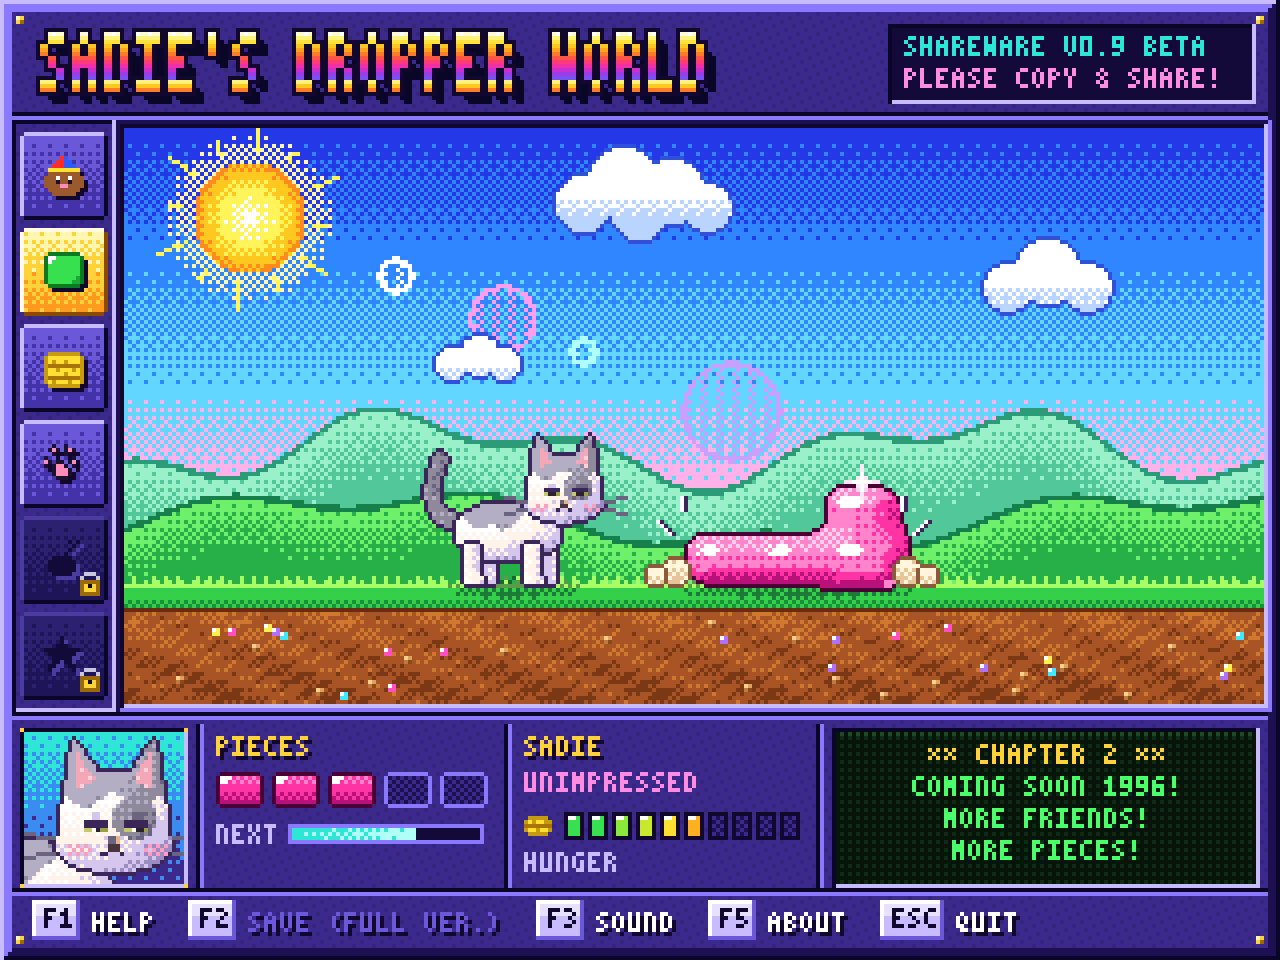

Generate this figure with Python:
# Still mock-up 2 of the 90s style (the approved one): Sadie + a landed jelly piece inside a
# home-made DOS-game interface. See docs/dropper-world/ART_STYLE.md for the rules this follows.
# Drawn at 320x240 with a small palette and ordered dithering, then scaled up with hard pixels.
# Run: pip install pillow, then python3 art/90s-style/mockup-2.py
import math
from PIL import Image

W, H = 320, 240
SCALE = 4
OUT = __file__.replace('.py', '.png')
img = [[(255, 0, 255)] * W for _ in range(H)]

def hx(s):
    s = s.lstrip('#'); return tuple(int(s[i:i + 2], 16) for i in (0, 2, 4))

BAYER = [[0, 8, 2, 10], [12, 4, 14, 6], [3, 11, 1, 9], [15, 7, 13, 5]]
def thr(x, y): return (BAYER[y & 3][x & 3] + 0.5) / 16

def put(x, y, c):
    if 0 <= x < W and 0 <= y < H: img[y][x] = hx(c) if isinstance(c, str) else c

def get(x, y): return img[y][x]

def dmix(x, y, a, b, t):  # ordered-dither between two colours
    return b if t > thr(x, y) else a

def ramp(x, y, stops, t):  # stops: [(pos, colour)], dithered between neighbours
    t = max(0.0, min(1.0, t))
    for (p0, c0), (p1, c1) in zip(stops, stops[1:]):
        if t <= p1:
            return dmix(x, y, c0, c1, (t - p0) / (p1 - p0) if p1 > p0 else 0)
    return stops[-1][1]

def tone(x, y, tones, v):  # v in 0..len-1, dithered between tone steps
    v = max(0.0, min(len(tones) - 1.001, v))
    i = int(v); return dmix(x, y, tones[i], tones[i + 1], v - i)

def rect(x0, y0, x1, y1, c):
    for y in range(y0, y1 + 1):
        for x in range(x0, x1 + 1): put(x, y, c)

def bevel(x0, y0, x1, y1, raised=True, face='#c0c0c0', thick=1):
    rect(x0, y0, x1, y1, face)
    hi, lo = ('#ffffff', '#404040') if raised else ('#404040', '#ffffff')
    mid = '#808080'
    for i in range(thick):
        for x in range(x0 + i, x1 - i + 1): put(x, y0 + i, hi); put(x, y1 - i, lo if i == 0 else mid)
        for y in range(y0 + i, y1 - i + 1): put(x0 + i, y, hi); put(x1 - i, y, lo if i == 0 else mid)

# ---------- tiny 3x5 font ----------
FONT = {
 'A': '010101111101101', 'B': '110101110101110', 'C': '011100100100011', 'D': '110101101101110',
 'E': '111100110100111', 'F': '111100110100100', 'G': '011100101101011', 'H': '101101111101101',
 'I': '111010010010111', 'J': '001001001101010', 'K': '101101110101101', 'L': '100100100100111',
 'M': '101111111101101', 'N': '110101101101101', 'O': '010101101101010', 'P': '110101110100100',
 'Q': '010101101110011', 'R': '110101110101101', 'S': '011100010001110', 'T': '111010010010010',
 'U': '101101101101111', 'V': '101101101101010', 'W': '101101111111101', 'X': '101101010101101',
 'Y': '101101010010010', 'Z': '111001010100111', '0': '111101101101111', '1': '010110010010111',
 '2': '110001010100111', '3': '110001010001110', '4': '101101111001001', '5': '111100110001110',
 '6': '011100111101111', '7': '111001010010010', '8': '111101111101111', '9': '111101111001110',
 '.': '000000000000010', '!': '010010010000010', "'": '010010000000000', '(': '001010010010001',
 ')': '100010010010100', '-': '000000111000000', '$': '011110010011110', ':': '000010000010000',
 '?': '110001010000010', '/': '001001010100100', ' ': '000000000000000', '&': '010101010101011', '*': '000101010101000',
}
def text(x, y, s, c, shadow=None, s2=1):
    for ch in s:
        g = FONT[ch]
        for j in range(5):
            for i in range(3):
                if g[j * 3 + i] == '1':
                    for a in range(s2):
                        for b in range(s2):
                            if shadow: put(x + i * s2 + a + 1, y + j * s2 + b + 1, shadow)
                            put(x + i * s2 + a, y + j * s2 + b, c)
        x += 4 * s2
def text_w(s, s2=1): return len(s) * 4 * s2 - s2

# ---------- home-made DOS chrome: candy-purple panels, gold rivets, raster-bar logo ----------
FACE, FACE2, HI, HI2, LO, LO2, GOLD = '#3b2a8c', '#34257e', '#8a78ff', '#c8bcff', '#1c1050', '#0a0628', '#ffd23a'
def panel(x0, y0, x1, y1, raised=True, thick=2, face=None):
    for y in range(y0, y1 + 1):
        for x in range(x0, x1 + 1):
            put(x, y, face or (FACE2 if (x + 2 * y) % 5 == 0 else FACE))  # faint woven texture
    rings = [(HI2, LO2), (HI, LO)] if raised else [(LO2, HI2), (LO, HI)]
    for i in range(thick):
        a, b = rings[min(i, 1)]
        for x in range(x0 + i, x1 - i + 1): put(x, y0 + i, a); put(x, y1 - i, b)
        for y in range(y0 + i, y1 - i + 1): put(x0 + i, y, a); put(x1 - i, y, b)
def rivet(x, y):
    put(x, y, '#fff6b0'); put(x + 1, y, GOLD); put(x, y + 1, GOLD); put(x + 1, y + 1, '#9a6a08')
def groove_v(x, y0, y1):
    for y in range(y0, y1 + 1): put(x, y, LO2); put(x + 1, y, HI)
def groove_h(x0, x1, y):
    for x in range(x0, x1 + 1): put(x, y, LO2); put(x, y + 1, HI)

panel(0, 0, W - 1, H - 1, True, 3)
for (x, y) in ((4, 4), (W - 6, 4), (4, H - 6), (W - 6, H - 6)):
    rivet(x, y)

LOGO_ROWS = ['#fffbd0', '#fff27a', '#ffe23a', '#ffc81e', '#ffa41e', '#ff7a2a', '#ff5446', '#ff3a78',
             '#f030a8', '#c830d0', '#9a3ce8', '#7a52f4', '#fff27a', '#ffc81e', '#ff7a2a']
def logo(x, y, s, sx=2, sy=3):
    lit = {}
    cx = x
    for ch in s:
        g = FONT[ch]
        for j in range(5):
            for i in range(3):
                if g[j * 3 + i] == '1':
                    for a in range(sx):
                        for b in range(sy): lit[(cx + i * sx + a, y + j * sy + b)] = j * sy + b
        cx += 4 * sx
    for (px, py) in lit:  # hard drop shadow
        for d in (1, 2, 3): put(px + d, py + d, LO2)
    for (px, py) in lit:  # thick outline
        for dx in (-1, 0, 1):
            for dy in (-1, 0, 1):
                if (px + dx, py + dy) not in lit: put(px + dx, py + dy, '#12082e')
    for (px, py), row in lit.items():  # copper-bar gradient, one colour per scanline
        put(px, py, LOGO_ROWS[row])
    for (px, py), row in lit.items():  # a chrome glint on the top edge of each letter
        if (px, py - 1) not in lit and row < 3 and (px + py) % 3 == 0: put(px, py, '#ffffff')
logo(10, 8, "SADIE'S DROPPER WORLD")
panel(222, 6, 313, 25, False, 1, '#140a3a')
text(226, 9, 'SHAREWARE V0.9 BETA', '#2ee6d6')
text(226, 17, 'PLEASE COPY & SHARE!', '#ff8ce0')
groove_h(3, W - 4, 28)

# ---------- scene ----------
SX0, SY0, SX1, SY1 = 31, 32, 315, 175
GROUND = 146  # top of grass (absolute y)

def in_scene(x, y): return SX0 <= x <= SX1 and SY0 <= y <= SY1

sky = [(0, '#2438e8'), (0.3, '#2f86ff'), (0.62, '#62d6ff'), (0.86, '#ffb2ea'), (1, '#ffe6a6')]
for y in range(SY0, GROUND):
    for x in range(SX0, SX1 + 1):
        put(x, y, ramp(x, y, sky, (y - SY0) / (GROUND - SY0 - 10)))

# sun + lens flare (a late-90s effect in an early-90s sky)
sunx, suny = 62, 54
for y in range(SY0, GROUND):
    for x in range(SX0, SX1 + 1):
        d = math.hypot(x - sunx, y - suny)
        if d < 14: put(x, y, ramp(x, y, [(0, '#ffffff'), (0.45, '#fff45a'), (0.8, '#ffc81e'), (1, '#ff8a1e')], d / 14))
        elif d < 22 and (x + y) % 2 == 0 and thr(x, y) < (22 - d) / 10: put(x, y, '#fff6b0')
for k in range(12):  # chunky rays
    a = k * math.pi / 6 + 0.12
    for r in range(17, 25 if k % 2 else 21):
        put(int(sunx + math.cos(a) * r), int(suny + math.sin(a) * r), '#fff45a')
fl_dx, fl_dy = 230 - sunx, GROUND - 24 - suny
for t, r, col in [(0.22, 4, '#ffffff'), (0.38, 8, '#ff9ef0'), (0.5, 3, '#b0ffff'), (0.72, 12, '#c8a0ff')]:
    cx, cy = sunx + fl_dx * t, suny + fl_dy * t
    for y in range(int(cy - r - 1), int(cy + r + 2)):
        for x in range(int(cx - r - 1), int(cx + r + 2)):
            d = math.hypot(x + 0.5 - cx, y + 0.5 - cy)
            if in_scene(x, y) and y < GROUND - 1:
                if abs(d - r) < 0.6: put(x, y, col)
                elif d < r and (x + y) % 2 == 0 and (x // 2 + y) % 2 == 0: put(x, y, col)

# clouds: lumpy, outlined, dither-shaded underneath
def cloud(cx, cy, puffs):
    mask = set()
    for dx, dy, r in puffs:
        for y in range(int(cy + dy - r - 1), int(cy + dy + r + 2)):
            for x in range(int(cx + dx - r - 1), int(cx + dx + r + 2)):
                if math.hypot(x + 0.5 - cx - dx, y + 0.5 - cy - dy) < r: mask.add((x, y))
    for (x, y) in mask:
        put(x, y, ramp(x, y, [(0, '#ffffff'), (0.55, '#ffffff'), (1, '#b8d4ff')], (y - cy + 6) / 12))
    for (x, y) in mask:
        for nx, ny in ((x + 1, y), (x - 1, y), (x, y + 1), (x, y - 1)):
            if (nx, ny) not in mask and in_scene(nx, ny): put(nx, ny, '#3050d8')
cloud(160, 48, [(-14, 3, 7), (-4, -2, 9), (8, 0, 8), (17, 4, 6), (0, 5, 7)])
cloud(262, 70, [(-10, 2, 6), (0, -2, 8), (10, 2, 6)])
cloud(118, 90, [(-5, 1, 4), (2, -1, 5), (8, 1, 4)])

# rolling hills, far then near
for x in range(SX0, SX1 + 1):
    far = GROUND - 34 + 7 * math.sin(x * 0.045) + 4 * math.sin(x * 0.11 + 1)
    near = GROUND - 16 + 6 * math.sin(x * 0.03 + 2) + 3 * math.sin(x * 0.09)
    for y in range(int(far), GROUND):
        put(x, y, ramp(x, y, [(0, '#9af0c8'), (1, '#52c89a')], (y - far) / 18) if y > far + 0.5 else '#2c9c78')
    for y in range(int(near), GROUND):
        put(x, y, ramp(x, y, [(0, '#6ef06a'), (1, '#28b048')], (y - near) / 14) if y > near + 0.5 else '#16804a')

# grass + dirt with candy bits (the candy bedrock, deep down)
for x in range(SX0, SX1 + 1):
    tuft = 2 if (x * 7 % 11) < 3 else (1 if x % 3 == 0 else 0)
    for y in range(GROUND - tuft, GROUND):
        put(x, y, '#a8ff64')
    for y in range(GROUND, SY1 + 1):
        dy = y - GROUND
        if dy == 0: c = '#a8ff64'
        elif dy < 4: c = '#34d04a'
        elif dy < 6: c = dmix(x, y, '#34d04a', '#18903a', 0.5)
        elif dy == 6: c = '#6a2c10'
        else:
            n = (math.sin(x * 0.7 + y * 1.3) + math.sin(x * 0.23 - y * 0.5)) * 0.25 + 0.5
            c = ramp(x, y, [(0, '#d0782e'), (0.6, '#a85424'), (1, '#7a3814')], n * 0.6 + dy / 60)
        put(x, y, c)
import random
random.seed(7)
for _ in range(38):
    x, y = random.randint(SX0 + 2, SX1 - 3), random.randint(GROUND + 9, SY1 - 2)
    kind = random.random()
    if kind < 0.5:  # pebble
        put(x, y, '#ffd08a'); put(x + 1, y, '#e0a060'); put(x, y + 1, '#c07a40'); put(x + 1, y + 1, '#8a4a1c')
    else:  # candy speck
        col = random.choice(['#ff4fc0', '#40e8ff', '#fff050', '#b070ff'])
        put(x, y, '#ffffff'); put(x + 1, y, col); put(x, y + 1, col); put(x + 1, y + 1, col)

# ---------- sprites (drawn into a label map, then outlined and shaded) ----------
L3 = (-0.45, -0.75, 0.5); _l = math.sqrt(sum(v * v for v in L3)); L3 = tuple(v / _l for v in L3)
def light(nx, ny, nz):
    return nx * L3[0] + ny * L3[1] + nz * L3[2]
def ell_n(x, y, cx, cy, rx, ry):
    nx, ny = (x - cx) / rx, (y - cy) / ry
    nz = math.sqrt(max(0.0, 1 - nx * nx - ny * ny)); return nx, ny, nz

def shadow_ellipse(cx, cy, rx, ry):
    for y in range(int(cy - ry), int(cy + ry) + 1):
        for x in range(int(cx - rx), int(cx + rx) + 1):
            e = ((x + 0.5 - cx) / rx) ** 2 + ((y + 0.5 - cy) / ry) ** 2
            if e < 1 and thr(x, y) < 0.55 * (1 - e) + 0.25:
                r, g, b = get(x, y); put(x, y, (int(r * 0.55), int(g * 0.6), int(b * 0.75)))

def outline(sprite, ink, clip=None):
    clip = clip or in_scene
    # sprite: {(x,y): (group, colour)}. Outer outline outside; inner lines on the back part.
    out = {}
    for (x, y), (g, c) in sprite.items():
        for nx, ny in ((x + 1, y), (x - 1, y), (x, y + 1), (x, y - 1)):
            o = sprite.get((nx, ny))
            if o is None: out[(nx, ny)] = ink
            elif o[0] > g: out[(x, y)] = ink
    for (x, y), (g, c) in sprite.items():
        if (x, y) not in out and clip(x, y): put(x, y, c)
    for (x, y), c in out.items():
        if clip(x, y): put(x, y, c)

# --- Sadie (white dilute calico, grey cap/back patch/eye patch, split nose, unimpressed) ---
WHITE = ['#9c8cc4', '#d4c6ec', '#fff3ea', '#ffffff']
GRAY = ['#4a4462', '#6a6480', '#8f8a9b', '#b4aec4']
PINK = ['#c87898', '#f4a7b6', '#ffd0dc']
INK = '#3a2658'

def tri(p, a, b, c):
    def s(p1, p2, p3): return (p1[0] - p3[0]) * (p2[1] - p3[1]) - (p2[0] - p3[0]) * (p1[1] - p3[1])
    d1, d2, d3 = s(p, a, b), s(p, b, c), s(p, c, a)
    return not ((d1 < 0 or d2 < 0 or d3 < 0) and (d1 > 0 or d2 > 0 or d3 > 0))

def build_sadie(OX, OY, S=1):
    sad = {}
    def sp(x, y, g, c): sad[(OX + x, OY + y)] = (g, c)
    def spd(x, y, g, c):  # a detail pixel at base size, stretched to S
        for fy in range(round(y * S), round((y + 1) * S)):
            for fx in range(round(x * S), round((x + 1) * S)):
                cc = c
                if c == 'BLUSH':
                    if (OX + fx + OY + fy) % 2: continue
                    cc = '#ff9cc0'
                sad[(OX + fx, OY + fy)] = (g, cc)
    for y in range(int(-42 * S), int(S) + 1):
        for x in range(int(-26 * S), int(26 * S)):
            px, py = (x + 0.5) / S, (y + 0.5) / S
            X, Y = OX + x, OY + y
            # tail (group 0): curls up behind her
            for i in range(24):
                t = i / 23
                bx = (1 - t) ** 2 * -11 + 2 * (1 - t) * t * -24 + t * t * -18
                by = (1 - t) ** 2 * -15 + 2 * (1 - t) * t * -16 + t * t * -31
                if math.hypot(px - bx, py - by) < 2.1 - 0.4 * t:
                    sp(x, y, 0, tone(X, Y, GRAY, 1.6 + 0.8 * (1 - t) * 0 + (0.6 if px - bx < 0 else 0)))
                    break
            # far legs (group 1), shaded darker
            for lx in (-6, 9):
                if abs(px - lx) < 2.1 and -9 < py <= 0: sp(x, y, 1, tone(X, Y, WHITE, 1.1 + 0.2 * (px - lx)))
            # body (group 2)
            e = ((px + 1) / 13.5) ** 2 + ((py + 13) / 7.5) ** 2
            if e < 1:
                n = ell_n(px, py, -1, -13, 13.5, 7.5)
                v = 1.5 + 1.9 * light(*n)
                patch = ((px + 5) / 8.5) ** 2 + ((py + 18.5 + 0.8 * math.sin(px * 0.9)) / 4.6) ** 2 < 1
                sp(x, y, 2, tone(X, Y, GRAY if patch else WHITE, v))
            # near legs + paws (group 3)
            for lx in (-10, 5):
                if (abs(px - lx) < 2.2 and -10 < py <= -1) or (((px - lx - 0.6) / 2.9) ** 2 + ((py + 1.2) / 1.6) ** 2 < 1):
                    sp(x, y, 3, tone(X, Y, WHITE, 1.9 - 0.35 * (px - lx) + (0.4 if py > -3 else 0)))
            # head + ears (group 4): face always toward the viewer
            hcx, hcy = 13, -24
            head = ((px - hcx) / 9.2) ** 2 + ((py - hcy) / 8) ** 2 < 1 or ((px - hcx) / 10) ** 2 + ((py + 20) / 4.6) ** 2 < 1
            earL, earR = ((4.5, -27), (6, -38), (11.5, -30.5)), ((14.5, -30.5), (20, -38), (21.5, -27))
            inL = tri((px, py), (6.5, -29), (7, -35), (10, -30.5))
            inR = tri((px, py), (16, -30.5), (19, -35), (19.5, -29))
            if head or tri((px, py), *earL) or tri((px, py), *earR):
                n = ell_n(px, py, hcx, hcy - 1, 11, 11)
                v = 1.4 + 2.0 * light(*n)
                cap = py < -27.2 + 1.3 * math.sin((px - 6) * 0.7) or not head
                patch = ((px - 16.4) / 3.9) ** 2 + ((py + 24.2) / 3.4) ** 2 < 1
                if inL or inR: c = tone(X, Y, PINK, 1.2 - (0.3 if py < -33 else 0))
                else: c = tone(X, Y, GRAY if (cap or patch) else WHITE, v)
                sp(x, y, 4, c)

    # face details
    for (ex, ey) in ((8, -24), (15, -24)):
        for i in range(4):
            spd(ex + i, ey, 4, INK)                          # heavy upper lid: half-lidded stare
        spd(ex, ey + 1, 4, '#c4c96a'); spd(ex + 1, ey + 1, 4, '#2b2233')
        spd(ex + 2, ey + 1, 4, '#2b2233'); spd(ex + 3, ey + 1, 4, '#9aa048')
        spd(ex + 1, ey - 1, 4, tone(OX + ex, OY + ey, GRAY if ex > 12 else WHITE, 1.2))  # lid fur
        spd(ex + 2, ey - 1, 4, tone(OX + ex, OY + ey, GRAY if ex > 12 else WHITE, 1.2))
    spd(12, -21, 4, '#6a6480'); spd(13, -21, 4, '#e7b688')    # nose, split grey and tan
    spd(12, -20, 4, '#4a3440'); spd(13, -20, 4, '#4a3440')
    spd(11, -19, 4, INK); spd(14, -19, 4, INK)                 # flat little "w" mouth
    for (bx, by) in ((6, -20), (19, -20)):                   # cheek blush, checker dithered
        for dx in range(-1, 3):
            for dy in range(0, 2):
                spd(bx + dx, by + dy, 4, 'BLUSH')
    if S > 1:  # at portrait size there's room for a catchlight
        for (ex, ey) in ((8, -24), (15, -24)): sad[(OX + round((ex + 1) * S), OY + round((ey + 1) * S))] = (4, '#ffffff')
    return sad

def whiskers(OX, OY, S, clip):
    for (ax, ay, bx2, by2) in ((3, -21, -2, -22), (3, -19, -2, -18), (23, -21, 28, -22), (23, -19, 28, -18)):
        n = int(6 * S)
        for i in range(n):
            t = i / (n - 1)
            x, y = OX + round((ax + (bx2 - ax) * t) * S), OY + round((ay + (by2 - ay) * t) * S)
            if clip(x, y): put(x, y, '#6a6480')

SX, SY = 128, GROUND  # her feet
sad = build_sadie(SX, SY)
shadow_ellipse(SX + 1, SY + 1, 17, 3)
outline(sad, INK)
whiskers(SX, SY, 1, in_scene)

# --- jelly piece: an L piece, just landed and squished wide ---
JEL = ['#6a0048', '#b8127a', '#ff34a4', '#ff84cc', '#ffd0ec']
JINK = '#4a0036'
CELL = 15
BX, BY = 176, GROUND  # left edge of piece, sitting on the ground
cells = [(0, 0), (1, 0), (2, 0), (2, 1)]  # (col, row-up)
def sd_box(px, py, cx, cy, h, r):
    qx, qy = abs(px - cx) - h + r, abs(py - cy) - h + r
    return math.hypot(max(qx, 0), max(qy, 0)) + min(max(qx, qy), 0) - r
def sd_rect(px, py, cx, cy, hx_, hy_):
    qx, qy = abs(px - cx) - hx_, abs(py - cy) - hy_
    return math.hypot(max(qx, 0), max(qy, 0)) + min(max(qx, qy), 0)
def smin(a, b, k):
    h = max(k - abs(a - b), 0) / k; return min(a, b) - h * h * k * 0.25
HW = 3 * CELL / 2
def jelly_sd(px, py):
    # undo the squash: wider and shorter, bulging most at mid-height
    hgt = (BY - py) / (2 * CELL * 0.8)
    sx = 1.12 + 0.07 * math.sin(math.pi * max(0, min(1, hgt)))
    ux = (px - (BX + HW)) / sx + HW
    uy = (BY - py) / 0.8
    R = 4.5  # one gummy shape: sharp bars shrunk by R, filleted together, then puffed back out
    bar = sd_rect(ux, uy, 1.5 * CELL, CELL / 2, 1.5 * CELL - R, CELL / 2 - R)
    col = sd_rect(ux, uy, 2.5 * CELL, CELL, CELL / 2 - R, CELL - R)
    return smin(bar, col, 7) - R
jel = {}
for y in range(BY - 30, BY + 1):
    for x in range(BX - 8, BX + 60):
        px, py = x + 0.5, y + 0.5
        d = jelly_sd(px, py)
        if d < 0:
            e = 0.6
            gx = (jelly_sd(px + e, py) - jelly_sd(px - e, py)) / (2 * e)
            gy = (jelly_sd(px, py + e) - jelly_sd(px, py - e)) / (2 * e)
            gl = math.hypot(gx, gy) or 1
            depth = min(1, -d / 5.5)
            nz = depth; s = math.sqrt(max(0, 1 - nz * nz))
            n = (gx / gl * s, gy / gl * s, nz)
            v = 2.0 + 1.6 * light(*n)
            if -d < 1.8 and gx > 0.3 and gy > 0.3: v = 3.0  # glossy rim light, bottom-right
            jel[(x, y)] = (0, tone(x, y, JEL, v))
shadow_ellipse(BX + HW + 1, BY + 1, 33, 3)
outline(jel, JINK)
# gummy shine per block (solid core, dithered falloff) + one sparkle
def squashed(cx_u, cy_u):
    hgt = cy_u / (2 * CELL)
    sx = 1.12 + 0.07 * math.sin(math.pi * max(0, min(1, hgt)))
    return BX + HW + (cx_u - HW) * sx, BY - cy_u * 0.8
for (c, r) in cells:
    sx_, sy_ = squashed(c * CELL + 4.5, r * CELL + CELL - 4.5)
    for y in range(int(sy_ - 3), int(sy_ + 3)):
        for x in range(int(sx_ - 4), int(sx_ + 5)):
            e = ((x + 0.5 - sx_) / 3.6) ** 2 + ((y + 0.5 - sy_) / 1.9) ** 2
            if e < 0.45: put(x, y, '#ffffff')
            elif e < 1 and thr(x, y) < 0.5: put(x, y, '#ffffff')
spx, spy = squashed(2 * CELL + 5, 2 * CELL - 3)
spx, spy = int(spx) + 3, int(spy) - 4
for i in range(-4, 5):
    c = '#ffffff' if abs(i) < 3 else '#ffe6f6'
    put(spx + i, spy, c); put(spx, spy + i, c)
put(spx - 1, spy - 1, '#ffe6f6'); put(spx + 1, spy + 1, '#ffe6f6'); put(spx + 1, spy - 1, '#ffe6f6'); put(spx - 1, spy + 1, '#ffe6f6')

# impact: dust puffs at the base and "boing" marks
def puff(cx, cy, r):
    m = {}
    for y in range(int(cy - r - 1), int(cy + r + 1)):
        for x in range(int(cx - r - 1), int(cx + r + 1)):
            d = math.hypot(x + 0.5 - cx, y + 0.5 - cy)
            if d < r: m[(x, y)] = (0, dmix(x, y, '#fff6dc', '#e8c49a', (y - cy + r) / (2 * r)))
    outline(m, '#8a5a3a')
lx0, rx0 = int(squashed(0, 0)[0]), int(squashed(3 * CELL, 0)[0])
for (cx, cy, r) in ((lx0 - 4, GROUND - 3, 3.2), (lx0 - 9, GROUND - 2, 2.2), (rx0 + 4, GROUND - 3, 3.2), (rx0 + 9, GROUND - 2, 2.4)):
    puff(cx, cy, r)
for (x0, y0, dx, dy) in ((lx0 - 6, GROUND - 13, -1, -1), (lx0 - 3, GROUND - 19, 0, -1), (rx0 + 5, GROUND - 13, 1, -1), (rx0 + 2, GROUND - 19, 0, -1)):
    for i in range(4): put(x0 + dx * i, y0 + dy * i, '#ffffff'); put(x0 + dx * i + 1, y0 + dy * i, INK)

# sunken border round the scene
for x in range(SX0 - 1, SX1 + 2): put(x, SY0 - 1, '#12082e'); put(x, SY1 + 1, HI2)
for y in range(SY0 - 1, SY1 + 2): put(SX0 - 1, y, '#12082e'); put(SX1 + 1, y, HI2)
for x in range(SX0 - 2, SX1 + 3): put(x, SY0 - 2, LO); put(x, SY1 + 2, HI)
for y in range(SY0 - 2, SY1 + 3): put(SX0 - 2, y, LO); put(SX1 + 2, y, HI)

# ---------- stamp toolbar: chunky home-made buttons (two locked: "full version only") ----------
ICONS = {
 'mole': ['....RB....', '...RRBB...', '..RRRBBB..', '.YYYYYYYY.', '.bbbbbbbb.', 'bbbwbbwbbb',
          'bbbkbbkbbb', 'bbbbppbbbb', '.bbbbbbbb.', '..bbbbbb..'],
 'jelly': ['.gggggggg.', 'gwwGGGGGGg', 'gwGGGGGGGg', 'gGGGGGGGGg', 'gGGGGGGGGg', 'gGGGGGGGGg',
           'gGGGGGGGhg', 'gGGGGGGhhg', '.gggggggg.', '..........'],
 'hay': ['..........', '.yyyyyyyy.', 'yYYYYYYYYy', 'yYyYYyYYYy', 'yrrrrrrrry', 'yYYyYYYyYy',
         'yYYYYyYYYy', 'yrrrrrrrry', 'yYyYYYyYYy', '.yyyyyyyy.'],
 'paw': ['..k..k....', '.kpk.kpk..', '..k..k....', 'k......k..', 'pk.kk.kp..', 'k.kppk.k..',
         '..kpppk...', '..kpppk...', '...kkk....', '..........'],
 'boom': ['......o.o.', '.......y..', '......k...', '.....k....', '..RRRRR...', '.RRwRRRR..',
          '.RRRRRRR..', '.RRRRRRR..', '..RRRRR...', '..........'],
 'star': ['....y.....', '....y.....', '...yyy....', 'yyyyYyyyy.', '.yyYYYyy..', '..yYYYy...',
          '..yy.yy...', '.yy...yy..', '.y.....y..', '..........'],
}
IC = {'R': '#ff2a2a', 'B': '#2a5cff', 'Y': '#ffe030', 'b': '#9a5a2e', 'w': '#ffffff', 'k': '#1a1030',
      'p': '#ff8cb8', 'g': '#0c7a20', 'G': '#36e04e', 'h': '#1aa838', 'y': '#c89a10', 'r': '#a87408',
      'o': '#ff9020'}
PADLOCK = ['.ooo.', 'o...o', 'ggggg', 'gGkGg', 'gGGGg', 'ggggg']
def cbutton(x0, y0, x1, y1, state):
    for y in range(y0, y1 + 1):
        for x in range(x0, x1 + 1):
            if (x in (x0, x1)) and (y in (y0, y1)): continue  # rounded corners
            t = (y - y0) / (y1 - y0)
            if state == 'on':
                c = ramp(x, y, [(0, '#fff6b0'), (0.5, '#ffd23a'), (1, '#ff9a1e')], t)
                edge_hi, edge_lo = '#fffbe0', '#8a4a00'
            elif state == 'locked':
                c = ramp(x, y, [(0, '#2c2070'), (1, '#1e1458')], t); edge_hi, edge_lo = '#4a3ca0', LO2
            else:
                c = ramp(x, y, [(0, '#6a58d8'), (1, '#4432a8')], t); edge_hi, edge_lo = HI2, LO2
            if y == y0 or x == x0: c = edge_hi
            if y == y1 or x == x1: c = edge_lo
            put(x, y, c)
panel(3, 30, 28, 177, False, 1)
for k, name in enumerate(['mole', 'jelly', 'hay', 'paw', 'boom', 'star']):
    x0, y0 = 5, 33 + k * 24
    state = 'on' if name == 'jelly' else ('locked' if name in ('boom', 'star') else 'up')
    cbutton(x0, y0, x0 + 21, y0 + 21, state)
    for j, row in enumerate(ICONS[name]):
        for i, ch in enumerate(row):
            if ch == '.': continue
            X, Y = x0 + 6 + i, y0 + 6 + j
            if state == 'locked': put(X + 1, Y + 1, '#4a3ca0'); put(X, Y, '#120a38')
            else: put(X + 1, Y + 1, '#12082e'); put(X, Y, IC[ch])
    if state == 'locked':
        for j, row in enumerate(PADLOCK):
            for i, ch in enumerate(row):
                if ch != '.': put(x0 + 15 + i, y0 + 14 + j, {'o': '#c8c8d8', 'g': '#9a6a08', 'G': GOLD, 'k': '#12082e'}[ch])

# ---------- status panel (a DOS action-game dashboard, for a cat) ----------
groove_h(3, W - 4, 178)
# portrait: Sadie's face, redrawn bigger
PX0, PY0, PX1, PY1 = 6, 183, 45, 220
panel(PX0 - 1, PY0 - 1, PX1 + 1, PY1 + 1, False, 1)
for y in range(PY0, PY1 + 1):
    for x in range(PX0, PX1 + 1):
        put(x, y, ramp(x, y, [(0, '#2ee6d6'), (0.55, '#3a8cf0'), (1, '#3b2a8c')], (y - PY0) / (PY1 - PY0)))
in_port = lambda x, y: PX0 <= x <= PX1 and PY0 <= y <= PY1
portrait = build_sadie(9, 241, 1.5)
outline(portrait, INK, in_port)
whiskers(9, 241, 1.5, in_port)
for (x, y) in ((PX0 - 1, PY0 - 1), (PX1 + 1, PY0 - 1), (PX0 - 1, PY1 + 1), (PX1 + 1, PY1 + 1)):
    put(x, y, GOLD)

groove_v(49, 181, 221)
# piece supply: 5 slots, 3 full, refilling
text(54, 184, 'PIECES', GOLD, '#12082e')
def mini_jelly(x0, y0, full):
    for y in range(9):
        for x in range(12):
            corner = (x in (0, 11)) and (y in (0, 8))
            if corner: continue
            edge = x in (0, 11) or y in (0, 8)
            if full:
                c = '#4a0036' if edge else ramp(x0 + x, y0 + y, [(0, '#ff84cc'), (0.5, '#ff34a4'), (1, '#b8127a')], y / 8)
                if not edge and y in (1, 2) and x in (1, 2, 3) and not (y == 2 and x == 3): c = '#ffffff'
            else:
                c = HI if edge else ('#1c1050' if (x0 + x + y0 + y) % 2 else FACE)
            put(x0 + x, y0 + y, c)
for k in range(5):
    mini_jelly(54 + k * 14, 193, k < 3)
text(54, 206, 'NEXT', HI2)
for x in range(72, 121):  # refill bar, dithered fill
    for y in (206, 207, 208, 209, 210):
        edge = y in (206, 210) or x in (72, 120)
        c = HI if edge else (ramp(x, y, [(0, '#2ee6d6'), (1, '#b0fff6')], (x - 72) / 30) if x < 104 else '#140a3a')
        put(x, y, c)

groove_v(126, 181, 221)
# Sadie's mood and hunger
text(131, 184, 'SADIE', GOLD, '#12082e')
text(131, 193, 'UNIMPRESSED', '#ff8ce0')
hay = ['.yyyyy.', 'yYyYYyy', 'rrrrrrr', 'yYYyYYy', '.yyyyy.']
for j, row in enumerate(hay):
    for i, ch in enumerate(row):
        if ch != '.': put(131 + i, 204 + j, IC[ch])
for k in range(10):  # hunger meter: chunky segments, green to red
    x0 = 141 + k * 6
    col = ['#36e04e', '#36e04e', '#8ae83a', '#c8e830', '#ffe030', '#ffb01e', '#ff7a1e', '#ff4a2a', '#ff2a2a', '#d0102a'][k]
    lit = k < 6
    for y in range(203, 210):
        for x in range(x0, x0 + 5):
            edge = y in (203, 209) or x in (x0, x0 + 4)
            put(x, y, '#12082e' if edge else (col if lit else ('#1c1050' if (x + y) % 2 else FACE)))
    if lit:
        put(x0 + 1, 204, '#ffffff'); put(x0 + 2, 204, '#ffffff')
text(131, 213, 'HUNGER', HI2)

groove_v(204, 181, 221)
# LED message board
LX0, LY0, LX1, LY1 = 209, 183, 313, 220
panel(LX0 - 1, LY0 - 1, LX1 + 1, LY1 + 1, False, 1, '#06140a')
for y in range(LY0, LY1 + 1):
    for x in range(LX0, LX1 + 1):
        put(x, y, '#0e2a14' if (x % 2 == 0 and y % 2 == 0) else '#06140a')
def led(y, s, c):
    text((LX0 + LX1) // 2 - text_w(s) // 2, y, s, c)
led(186, '** CHAPTER 2 **', '#ffd23a')
led(194, 'COMING SOON 1996!', '#4aff6a')
led(202, 'MORE FRIENDS!', '#4aff6a')
led(210, 'MORE PIECES!', '#4aff6a')
for x in range(LX0, LX1 + 1):  # scanline glare across the top
    if x % 2 == 0: put(x, LY0, '#1c4a24')

# ---------- F-key bar ----------
groove_h(3, W - 4, 222)
kx = 8
for key, label, dim in (('F1', 'HELP', False), ('F2', 'SAVE (FULL VER.)', True), ('F3', 'SOUND', False),
                        ('F5', 'ABOUT', False), ('ESC', 'QUIT', False)):
    kw = text_w(key) + 5
    for y in range(225, 235):
        for x in range(kx, kx + kw):
            c = '#e8e0ff' if y < 229 else '#c8bcff'
            if y == 225 or x == kx: c = '#ffffff'
            if y == 234 or x == kx + kw - 1: c = '#6a58d8'
            put(x, y, c)
    text(kx + 3, 227, key, '#12082e')
    text(kx + kw + 3, 228, label, '#6a58d8' if dim else '#ffffff', '#12082e')
    kx += kw + text_w(label) + 12

big = Image.new('RGB', (W, H))
big.putdata([p for row in img for p in row])
big = big.resize((W * SCALE, H * SCALE), Image.NEAREST)
big.save(OUT)
print('ok')
